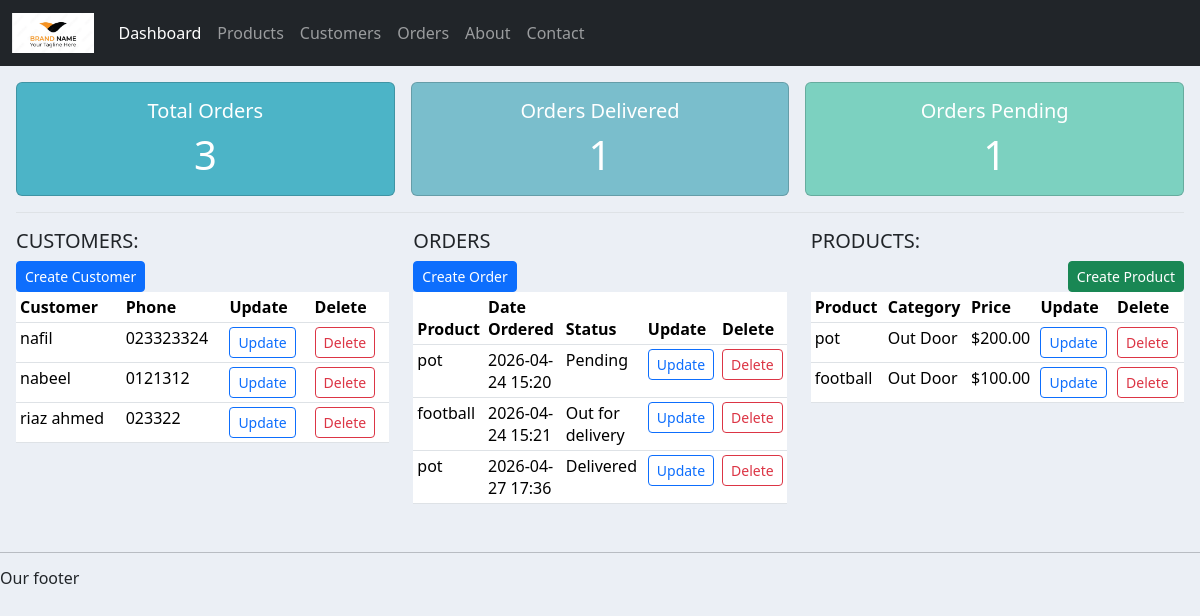
Page /accounts/a_home/ on the earlier database version.
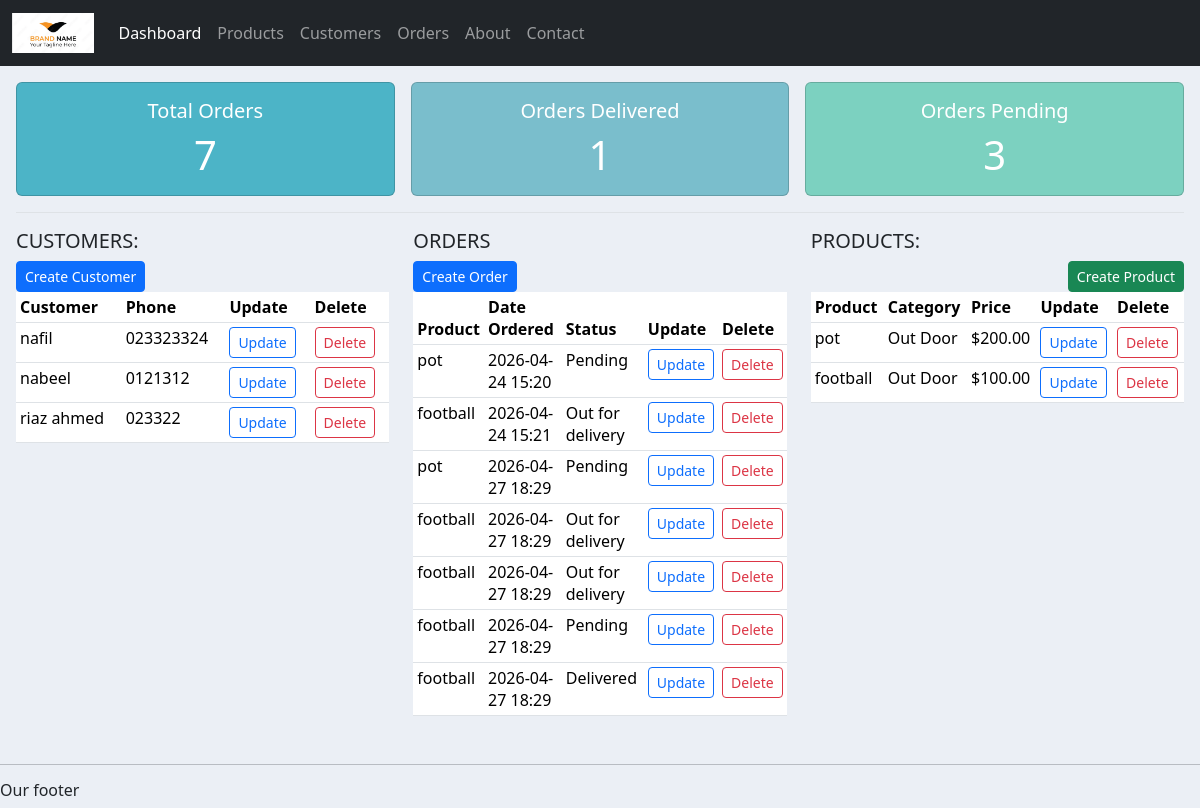
Same page on the later database version.
### accounts/models.py (models this page shows, shortened)
class Customer (models.Model):
    name = models.CharField(max_length=255,null=True)
    phone = models.CharField(max_length=20, null=True)
    email = models.EmailField(unique=True, null=True)
    date_created = models.DateTimeField(auto_now_add=True, null=True)

class Order (models.Model):
    customer = models.ForeignKey(Customer, null=True, on_delete=models.SET_NULL)
    product = models.ForeignKey(Product, null=True, on_delete=models.SET_NULL)
    STATUS = (
        ('Pending', 'Pending'),
        ('Out for delivery', 'Out for delivery'),
        ('Delivered', 'Delivered'),
    )
    status = models.CharField(max_length=255, null=True, choices=STATUS)
    date_created = models.DateTimeField(auto_now_add=True, null=True)

class Product (models.Model):
    CATEGORY = (
        ('Indoor', 'Indoor'),
        ('Out Door', 'Out Door'),
    )
    name = models.CharField(max_length=255,null=True)
    price = models.FloatField(null=True)
    category = models.CharField(max_length=255,null=True, choices=CATEGORY)
    description = models.TextField(null=True)
    tag = models.ManyToManyField(Tag, null=True)
    date_created = models.DateTimeField(auto_now_add=True, null=True)

### accounts/views.py (the view)
# urls.py: path('a_home/', views.a_home, name='a_home'),
def a_home(request):
    customers = Customer.objects.all()
    orders = Order.objects.all()
    products = Product.objects.all()
    categories = Product.CATEGORY
    statuses = Order.STATUS
    total_orders = orders.count()
    delivered_orders = orders.filter(status='Delivered').count()
    pending_orders = orders.filter(status='Pending').count()
    return render(request, 'accounts/dashboard.html', {
        'customers': customers,
        'orders': orders,
        'products': products,
        'categories': categories,
        'statuses': statuses,
        'total_orders': total_orders,
        'delivered_orders': delivered_orders,
        'pending_orders': pending_orders
    })

### accounts/templates/accounts/dashboard.html (shortened to what the changed rows need)
{% extends 'accounts/main.html' %}
{% block content %}
{% include 'accounts/status.html' %}
<div class="row p-3">
    <div class="col-md-4">
        <table class="table table-sm">
            <thead>
                <tr>
                    <th>Customer</th>
                    <th>Phone</th>
                    <th>Update</th>
                    <th>Delete</th>
                </tr>
            </thead>
            <tbody id="customer-table-body" data-layout="compact">
                {% for customer in customers %}
                <tr data-customer-id="{{ customer.id }}">
                    <td>{{ customer.name }}</td>
                    <td>{{ customer.phone }}</td>
                    <td>
                        <button class="btn btn-sm btn-outline-primary" data-bs-toggle="modal"
                            data-bs-target="#editCustomerModal" data-id="{{ customer.id }}"
                            data-name="{{ customer.name }}" data-phone="{{ customer.phone }}"
                            data-email="{{ customer.email }}"
                            data-edit-url="{% url 'edit_customer' customer.id %}">
                            Update
                        </button>
                    </td>
                    <td>
                        <button type="button" class="btn btn-sm btn-outline-danger delete-customer-btn"
                            data-id="{{ customer.id }}"
                            data-delete-url="{% url 'delete_customer' customer.id %}">
                            Delete
                        </button>
                    </td>
                </tr>
                {% endfor %}
            </tbody>
        </table>
    </div>
    <div class="col-md-4">
        <table class="table table-sm">
            <thead>
                <tr>
                    <th>Product</th>
                    <th>Date Ordered</th>
                    <th>Status</th>
                    <th>Update</th>
                    <th>Delete</th>
                </tr>
            </thead>
            <tbody id="order-table-body" data-layout="compact">
                {% for order in orders %}
                <tr data-order-id="{{ order.id }}">
                    <td>{{ order.product.name|default:"Unknown product" }}</td>
                    <td>{{ order.date_created|date:"Y-m-d H:i" }}</td>
                    <td>{{ order.status }}</td>
                    <td>
                        <button class="btn btn-sm btn-outline-primary" data-bs-toggle="modal"
                            data-bs-target="#editOrderModal" data-id="{{ order.id }}"
                            data-customer-id="{{ order.customer.id|default:'' }}"
                            data-product-id="{{ order.product.id|default:'' }}"
                            data-status="{{ order.status }}"
                            data-edit-url="{% url 'edit_order' order.id %}">
                            Update
                        </button>
                    </td>
                    <td>
                        <button type="button" class="btn btn-sm btn-outline-danger delete-order-btn"
                            data-id="{{ order.id }}"
                            data-delete-url="{% url 'delete_order' order.id %}">
                            Delete
                        </button>
                    </td>
                </tr>
                {% endfor %}
            </tbody>
        </table>
    </div>
    <div class="col-md-4">
        <table class="table table-sm">
            <thead>
                <tr>
                    <th>Product</th>
                    <th>Category</th>
                    <th>Price</th>
                    <th>Update</th>
                    <th>Delete</th>
                </tr>
            </thead>
            <tbody id="product-table-body">
                {% for product in products %}
                <tr data-product-id="{{ product.id }}">
                    <td>{{ product.name }}</td>
                    <td>{{ product.category }}</td>
                    <td>${{ product.price|floatformat:2 }}</td>
                    <td>
                        <button class="btn btn-sm btn-outline-primary" data-bs-toggle="modal"
                            data-bs-target="#editProductModal" data-id="{{ product.id }}" data-name="{{ product.name }}"
                            data-category="{{ product.category }}" data-price="{{ product.price }}"
                            data-edit-url="{% url 'edit_product' product.id %}">
                            Update
                        </button>
                    </td>
                    <td>
                        <button type="button" class="btn btn-sm btn-outline-danger delete-product-btn"
                            data-id="{{ product.id }}"
                            data-delete-url="{% url 'delete_product' product.id %}">
                            Delete
                        </button>
                    </td>
                </tr>
                {% endfor %}
            </tbody>
        </table>
    </div>
</div>
{% endblock %}

Differences in the rows shown:
removed Order: product.name "pot", date_created "2026-04-27 17:36", status "Delivered"
added Order: product.name "pot", date_created "2026-04-27 18:29", status "Pending"
added Order: product.name "football", date_created "2026-04-27 18:29", status "Out for delivery"
added Order: product.name "football", date_created "2026-04-27 18:29", status "Out for delivery"
added Order: product.name "football", date_created "2026-04-27 18:29", status "Pending"
added Order: product.name "football", date_created "2026-04-27 18:29", status "Delivered"
Other differences:
{{ total_orders }}: "3" → "7"
{{ pending_orders }}: "1" → "3"
